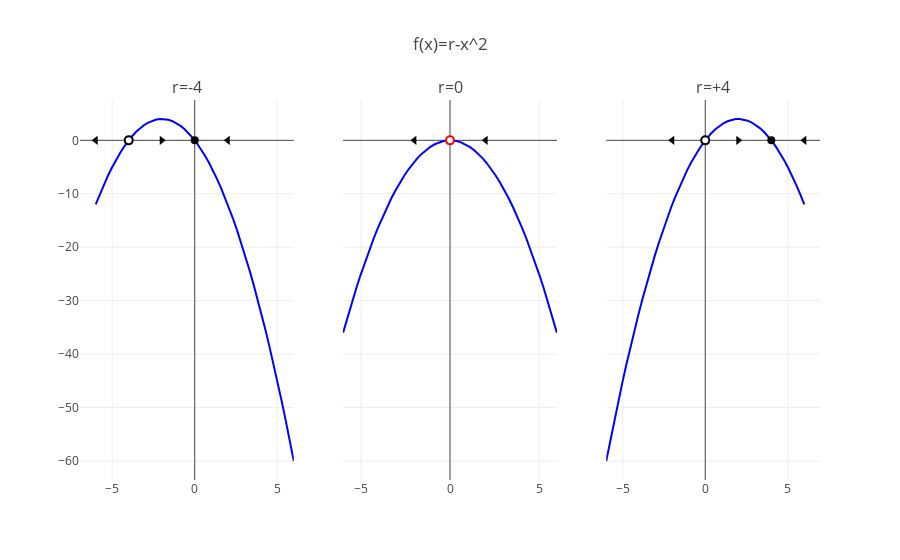

This figure's notebook cell:
### Markdown cell above
### $\dot{x}=f(x)=rx-x^2$

1. $x^*=0: f^\prime(x^*)=r$ if $r>0$ unstable if $r<0$ stable
2. $x^*=r: f^\prime(x^*)=-r$ if $r>0$ stable if $r<0$ unstable

### Code cell
x = np.linspace(-6, +6)

trace1 = go.Scatter(x=x, y=-4*x-x**2, line=dict(color='blue'))
trace2 = go.Scatter(x=x, y=-x**2, line=dict(color='blue'))
trace3 = go.Scatter(x=x, y=+4*x-x**2, line=dict(color='blue'))

fpoint1a = go.Scatter(x=[0], y=[0], marker=dict(size=8, symbol='circle', color='black'))
fpoint1b = go.Scatter(x=[-4], y=[0], marker=dict(size=8, symbol='circle', color='white', line=dict(color='black', width=2)))
fpoint2 = go.Scatter(x=[0], y=[0], marker=dict(size=8, symbol='circle', color='white', line=dict(color='red', width=2)))
fpoint3a = go.Scatter(x=[0], y=[0], marker=dict(size=8, symbol='circle', color='white', line=dict(color='black', width=2)))
fpoint3b = go.Scatter(x=[4], y=[0], marker=dict(size=8, symbol='circle', color='black'))

flow1a = go.Scatter(x=[+2], y=[0], marker=dict(size=8, symbol='triangle-left', color='black'))
flow1b = go.Scatter(x=[-2], y=[0], marker=dict(size=8, symbol='triangle-right', color='black'))
flow1c = go.Scatter(x=[-6], y=[0], marker=dict(size=8, symbol='triangle-left', color='black'))
flow2a = go.Scatter(x=[+2], y=[0], marker=dict(size=8, symbol='triangle-left', color='black'))
flow2b = go.Scatter(x=[-2], y=[0], marker=dict(size=8, symbol='triangle-left', color='black'))
flow3a = go.Scatter(x=[-2], y=[0], marker=dict(size=8, symbol='triangle-left', color='black'))
flow3b = go.Scatter(x=[+2], y=[0], marker=dict(size=8, symbol='triangle-right', color='black'))
flow3c = go.Scatter(x=[+6], y=[0], marker=dict(size=8, symbol='triangle-left', color='black'))

figure = tools.make_subplots(cols=3, subplot_titles=['r=-4', 'r=0', 'r=+4'], shared_yaxes=True)
figure.append_trace(trace1, 1, 1)
figure.append_trace(trace2, 1, 2)
figure.append_trace(trace3, 1, 3)

figure.append_trace(fpoint1a, 1, 1)
figure.append_trace(fpoint1b, 1, 1)
figure.append_trace(fpoint2, 1, 2)
figure.append_trace(fpoint3a, 1, 3)
figure.append_trace(fpoint3b, 1, 3)
figure.append_trace(flow1a, 1, 1)
figure.append_trace(flow1b, 1, 1)
figure.append_trace(flow1c, 1, 1)
figure.append_trace(flow2a, 1, 2)
figure.append_trace(flow2b, 1, 2)
figure.append_trace(flow3a, 1, 3)
figure.append_trace(flow3b, 1, 3)
figure.append_trace(flow3c, 1, 3)

figure['layout'].update(title='f(x)=r-x^2')
figure['layout'].update(showlegend=False)


py.iplot(figure)

### Figure 1 — Plotly figure (JSON) as saved in the notebook; plotly's stock layout.template omitted (floating-point values rounded to 4 significant figures)
{"data": [{"line": {"color": "blue"}, "type": "scatter", "uid": "eea22e8a-fbed-486a-b34a-2f708c8b8117", "x": [-6, -5.755, -5.51, -5.265, -5.02, -4.776, -4.531, -4.286, -4.041, -3.796, -3.551, -3.306, -3.061, -2.816, -2.571, -2.327, -2.082, -1.837, -1.592, -1.347, -1.102, -0.8571, -0.6122, -0.3673, -0.1224, 0.1224, 0.3673, 0.6122, 0.8571, 1.102, 1.347, 1.592, 1.837, 2.082, 2.327, 2.571, 2.816, 3.061, 3.306, 3.551, 3.796, 4.041, 4.286, 4.531, 4.776, 5.02, 5.265, 5.51, 5.755, 6], "xaxis": "x", "y": [-12, -10.1, -8.322, -6.662, -5.123, -3.703, -2.404, -1.224, -0.1649, 0.7747, 1.594, 2.294, 2.874, 3.334, 3.673, 3.893, 3.993, 3.973, 3.833, 3.574, 3.194, 2.694, 2.074, 1.334, 0.4748, -0.5048, -1.604, -2.824, -4.163, -5.623, -7.202, -8.901, -10.72, -12.66, -14.72, -16.9, -19.2, -21.62, -24.15, -26.81, -29.59, -32.49, -35.51, -38.65, -41.91, -45.29, -48.78, -52.4, -56.14, -60], "yaxis": "y"}, {"line": {"color": "blue"}, "type": "scatter", "uid": "d700f065-4b7e-4cf5-8c39-bddd928065cc", "x": [-6, -5.755, -5.51, -5.265, -5.02, -4.776, -4.531, -4.286, -4.041, -3.796, -3.551, -3.306, -3.061, -2.816, -2.571, -2.327, -2.082, -1.837, -1.592, -1.347, -1.102, -0.8571, -0.6122, -0.3673, -0.1224, 0.1224, 0.3673, 0.6122, 0.8571, 1.102, 1.347, 1.592, 1.837, 2.082, 2.327, 2.571, 2.816, 3.061, 3.306, 3.551, 3.796, 4.041, 4.286, 4.531, 4.776, 5.02, 5.265, 5.51, 5.755, 6], "xaxis": "x2", "y": [-36, -33.12, -30.36, -27.72, -25.2, -22.81, -20.53, -18.37, -16.33, -14.41, -12.61, -10.93, -9.371, -7.932, -6.612, -5.413, -4.333, -3.374, -2.534, -1.814, -1.214, -0.7347, -0.3748, -0.1349, -0.01499, -0.01499, -0.1349, -0.3748, -0.7347, -1.214, -1.814, -2.534, -3.374, -4.333, -5.413, -6.612, -7.932, -9.371, -10.93, -12.61, -14.41, -16.33, -18.37, -20.53, -22.81, -25.2, -27.72, -30.36, -33.12, -36], "yaxis": "y"}, {"line": {"color": "blue"}, "type": "scatter", "uid": "c542359c-73c2-4cc6-bbdb-b40c3c0b280f", "x": [-6, -5.755, -5.51, -5.265, -5.02, -4.776, -4.531, -4.286, -4.041, -3.796, -3.551, -3.306, -3.061, -2.816, -2.571, -2.327, -2.082, -1.837, -1.592, -1.347, -1.102, -0.8571, -0.6122, -0.3673, -0.1224, 0.1224, 0.3673, 0.6122, 0.8571, 1.102, 1.347, 1.592, 1.837, 2.082, 2.327, 2.571, 2.816, 3.061, 3.306, 3.551, 3.796, 4.041, 4.286, 4.531, 4.776, 5.02, 5.265, 5.51, 5.755, 6], "xaxis": "x3", "y": [-60, -56.14, -52.4, -48.78, -45.29, -41.91, -38.65, -35.51, -32.49, -29.59, -26.81, -24.15, -21.62, -19.2, -16.9, -14.72, -12.66, -10.72, -8.901, -7.202, -5.623, -4.163, -2.824, -1.604, -0.5048, 0.4748, 1.334, 2.074, 2.694, 3.194, 3.574, 3.833, 3.973, 3.993, 3.893, 3.673, 3.334, 2.874, 2.294, 1.594, 0.7747, -0.1649, -1.224, -2.404, -3.703, -5.123, -6.662, -8.322, -10.1, -12], "yaxis": "y"}, {"marker": {"color": "black", "size": 8, "symbol": "circle"}, "type": "scatter", "uid": "756f0794-6190-4ed1-9fe0-2b11857f3181", "x": [0], "xaxis": "x", "y": [0], "yaxis": "y"}, {"marker": {"color": "white", "line": {"color": "black", "width": 2}, "size": 8, "symbol": "circle"}, "type": "scatter", "uid": "263a0309-22ec-4a91-8871-0fe9ab538162", "x": [-4], "xaxis": "x", "y": [0], "yaxis": "y"}, {"marker": {"color": "white", "line": {"color": "red", "width": 2}, "size": 8, "symbol": "circle"}, "type": "scatter", "uid": "f9609ae7-4088-4aae-a207-2ca4336425cd", "x": [0], "xaxis": "x2", "y": [0], "yaxis": "y"}, {"marker": {"color": "white", "line": {"color": "black", "width": 2}, "size": 8, "symbol": "circle"}, "type": "scatter", "uid": "37970e8f-3b9b-4d44-9f37-e78496708ca8", "x": [0], "xaxis": "x3", "y": [0], "yaxis": "y"}, {"marker": {"color": "black", "size": 8, "symbol": "circle"}, "type": "scatter", "uid": "9088838b-da37-4041-82eb-cb5a6a85c335", "x": [4], "xaxis": "x3", "y": [0], "yaxis": "y"}, {"marker": {"color": "black", "size": 8, "symbol": "triangle-left"}, "type": "scatter", "uid": "016de99c-fc45-469e-9838-175551809073", "x": [2], "xaxis": "x", "y": [0], "yaxis": "y"}, {"marker": {"color": "black", "size": 8, "symbol": "triangle-right"}, "type": "scatter", "uid": "62cdc35a-0d05-4628-8c42-e3385cb87348", "x": [-2], "xaxis": "x", "y": [0], "yaxis": "y"}, {"marker": {"color": "black", "size": 8, "symbol": "triangle-left"}, "type": "scatter", "uid": "7df4f15d-1f8a-4f40-986c-5ee0f9fb277e", "x": [-6], "xaxis": "x", "y": [0], "yaxis": "y"}, {"marker": {"color": "black", "size": 8, "symbol": "triangle-left"}, "type": "scatter", "uid": "2986949c-bf41-4b10-b693-58e985fbd7bc", "x": [2], "xaxis": "x2", "y": [0], "yaxis": "y"}, {"marker": {"color": "black", "size": 8, "symbol": "triangle-left"}, "type": "scatter", "uid": "c1127e61-0c6a-40d0-9d95-0b3c044c4784", "x": [-2], "xaxis": "x2", "y": [0], "yaxis": "y"}, {"marker": {"color": "black", "size": 8, "symbol": "triangle-left"}, "type": "scatter", "uid": "57c3a279-fe7c-46b0-a35e-b2c66185afc8", "x": [-2], "xaxis": "x3", "y": [0], "yaxis": "y"}, {"marker": {"color": "black", "size": 8, "symbol": "triangle-right"}, "type": "scatter", "uid": "ff274b40-24c6-4ff4-81ab-549d017a89d7", "x": [2], "xaxis": "x3", "y": [0], "yaxis": "y"}, {"marker": {"color": "black", "size": 8, "symbol": "triangle-left"}, "type": "scatter", "uid": "91f3cfc0-35df-44ae-8bcb-0fc64ad88d5f", "x": [6], "xaxis": "x3", "y": [0], "yaxis": "y"}], "layout": {"annotations": [{"font": {"size": 16}, "showarrow": false, "text": "r=-4", "x": 0.1444, "xanchor": "center", "xref": "paper", "y": 1, "yanchor": "bottom", "yref": "paper"}, {"font": {"size": 16}, "showarrow": false, "text": "r=0", "x": 0.5, "xanchor": "center", "xref": "paper", "y": 1, "yanchor": "bottom", "yref": "paper"}, {"font": {"size": 16}, "showarrow": false, "text": "r=+4", "x": 0.8556, "xanchor": "center", "xref": "paper", "y": 1, "yanchor": "bottom", "yref": "paper"}], "showlegend": false, "title": "f(x)=r-x^2", "xaxis": {"anchor": "y", "domain": [0, 0.2889]}, "xaxis2": {"anchor": "free", "domain": [0.3556, 0.6444], "position": 0}, "xaxis3": {"anchor": "free", "domain": [0.7111, 1], "position": 0}, "yaxis": {"anchor": "x", "domain": [0, 1]}}}
